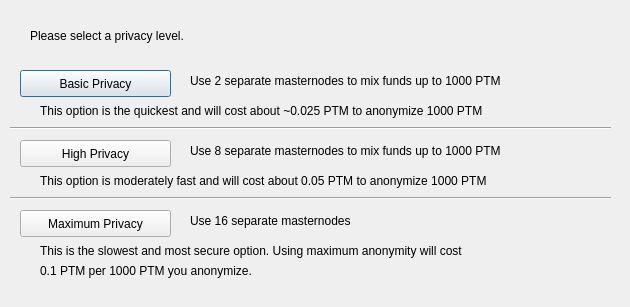
<?xml version="1.0" encoding="UTF-8"?>
<ui version="4.0">
 <class>DarksendConfig</class>
 <widget class="QDialog" name="DarksendConfig">
  <property name="geometry">
   <rect>
    <x>0</x>
    <y>0</y>
    <width>630</width>
    <height>307</height>
   </rect>
  </property>
  <property name="windowTitle">
   <string>Configure Darksend</string>
  </property>
  <widget class="QPushButton" name="buttonBasic">
   <property name="geometry">
    <rect>
     <x>20</x>
     <y>70</y>
     <width>151</width>
     <height>27</height>
    </rect>
   </property>
   <property name="text">
    <string>Basic Privacy</string>
   </property>
  </widget>
  <widget class="QPushButton" name="buttonHigh">
   <property name="geometry">
    <rect>
     <x>20</x>
     <y>140</y>
     <width>151</width>
     <height>27</height>
    </rect>
   </property>
   <property name="text">
    <string>High Privacy</string>
   </property>
  </widget>
  <widget class="QPushButton" name="buttonMax">
   <property name="geometry">
    <rect>
     <x>20</x>
     <y>210</y>
     <width>151</width>
     <height>27</height>
    </rect>
   </property>
   <property name="text">
    <string>Maximum Privacy</string>
   </property>
  </widget>
  <widget class="QLabel" name="label">
   <property name="geometry">
    <rect>
     <x>30</x>
     <y>20</y>
     <width>571</width>
     <height>31</height>
    </rect>
   </property>
   <property name="text">
    <string>Please select a privacy level.</string>
   </property>
  </widget>
  <widget class="QLabel" name="label_2">
   <property name="geometry">
    <rect>
     <x>190</x>
     <y>70</y>
     <width>421</width>
     <height>21</height>
    </rect>
   </property>
   <property name="text">
    <string>Use 2 separate masternodes to mix funds up to 1000 PTM</string>
   </property>
  </widget>
  <widget class="QLabel" name="label_3">
   <property name="geometry">
    <rect>
     <x>190</x>
     <y>140</y>
     <width>411</width>
     <height>21</height>
    </rect>
   </property>
   <property name="text">
    <string>Use 8 separate masternodes to mix funds up to 1000 PTM</string>
   </property>
  </widget>
  <widget class="QLabel" name="label_4">
   <property name="geometry">
    <rect>
     <x>190</x>
     <y>210</y>
     <width>421</width>
     <height>21</height>
    </rect>
   </property>
   <property name="text">
    <string>Use 16 separate masternodes</string>
   </property>
  </widget>
  <widget class="QLabel" name="label_6">
   <property name="geometry">
    <rect>
     <x>40</x>
     <y>100</y>
     <width>561</width>
     <height>21</height>
    </rect>
   </property>
   <property name="text">
    <string>This option is the quickest and will cost about ~0.025 PTM to anonymize 1000 PTM</string>
   </property>
  </widget>
  <widget class="QLabel" name="label_7">
   <property name="geometry">
    <rect>
     <x>40</x>
     <y>170</y>
     <width>561</width>
     <height>21</height>
    </rect>
   </property>
   <property name="text">
    <string>This option is moderately fast and will cost about 0.05 PTM to anonymize 1000 PTM</string>
   </property>
  </widget>
  <widget class="QLabel" name="label_8">
   <property name="geometry">
    <rect>
     <x>40</x>
     <y>240</y>
     <width>561</width>
     <height>21</height>
    </rect>
   </property>
   <property name="text">
    <string>This is the slowest and most secure option. Using maximum anonymity will cost</string>
   </property>
  </widget>
  <widget class="QLabel" name="label_9">
   <property name="geometry">
    <rect>
     <x>40</x>
     <y>260</y>
     <width>561</width>
     <height>21</height>
    </rect>
   </property>
   <property name="text">
    <string>0.1 PTM per 1000 PTM you anonymize.</string>
   </property>
  </widget>
  <widget class="Line" name="line">
   <property name="geometry">
    <rect>
     <x>10</x>
     <y>120</y>
     <width>601</width>
     <height>16</height>
    </rect>
   </property>
   <property name="orientation">
    <enum>Qt::Horizontal</enum>
   </property>
  </widget>
  <widget class="Line" name="line_2">
   <property name="geometry">
    <rect>
     <x>10</x>
     <y>190</y>
     <width>601</width>
     <height>16</height>
    </rect>
   </property>
   <property name="orientation">
    <enum>Qt::Horizontal</enum>
   </property>
  </widget>
 </widget>
 <resources/>
 <connections/>
</ui>
